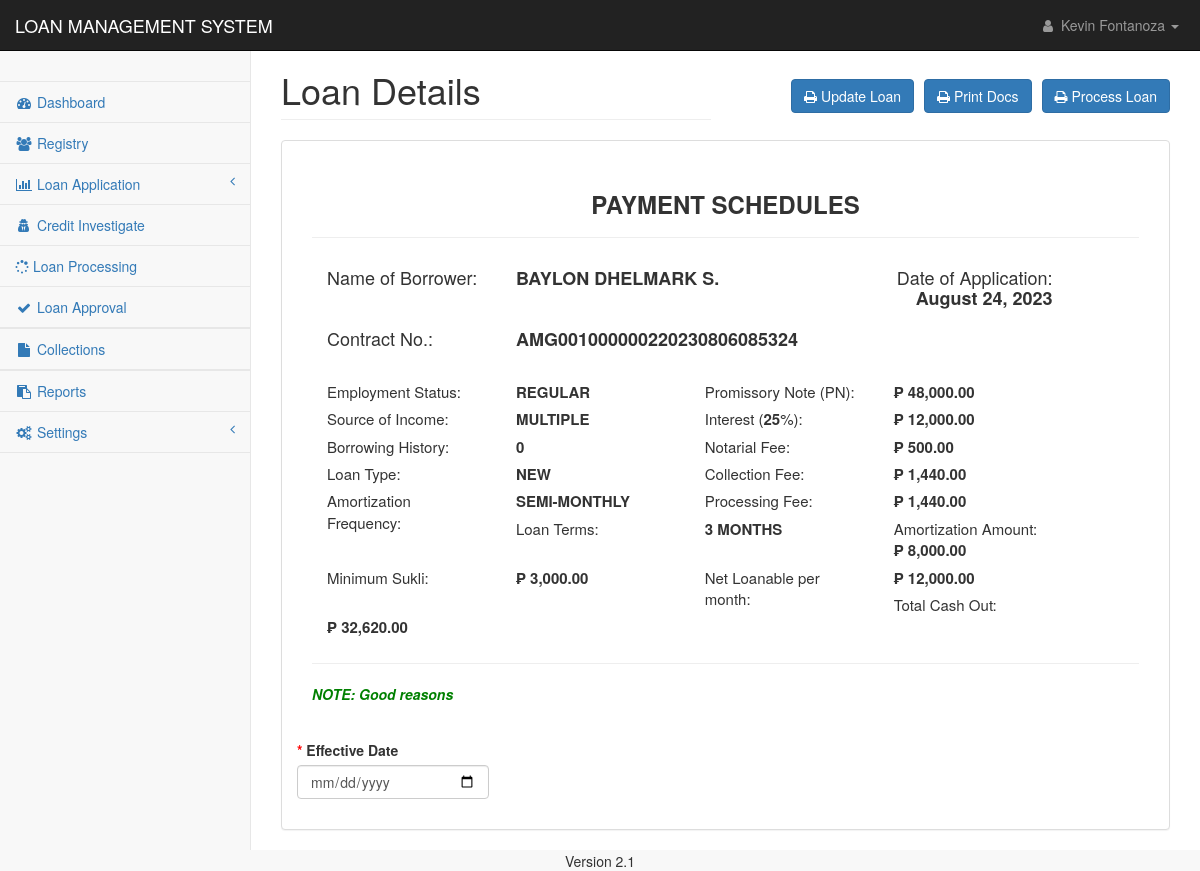
/pages/contract_signing.php?id=AMG0010000002&cn=AMG001000000220230806085324 (signed in), run on an earlier commit of the app's database.
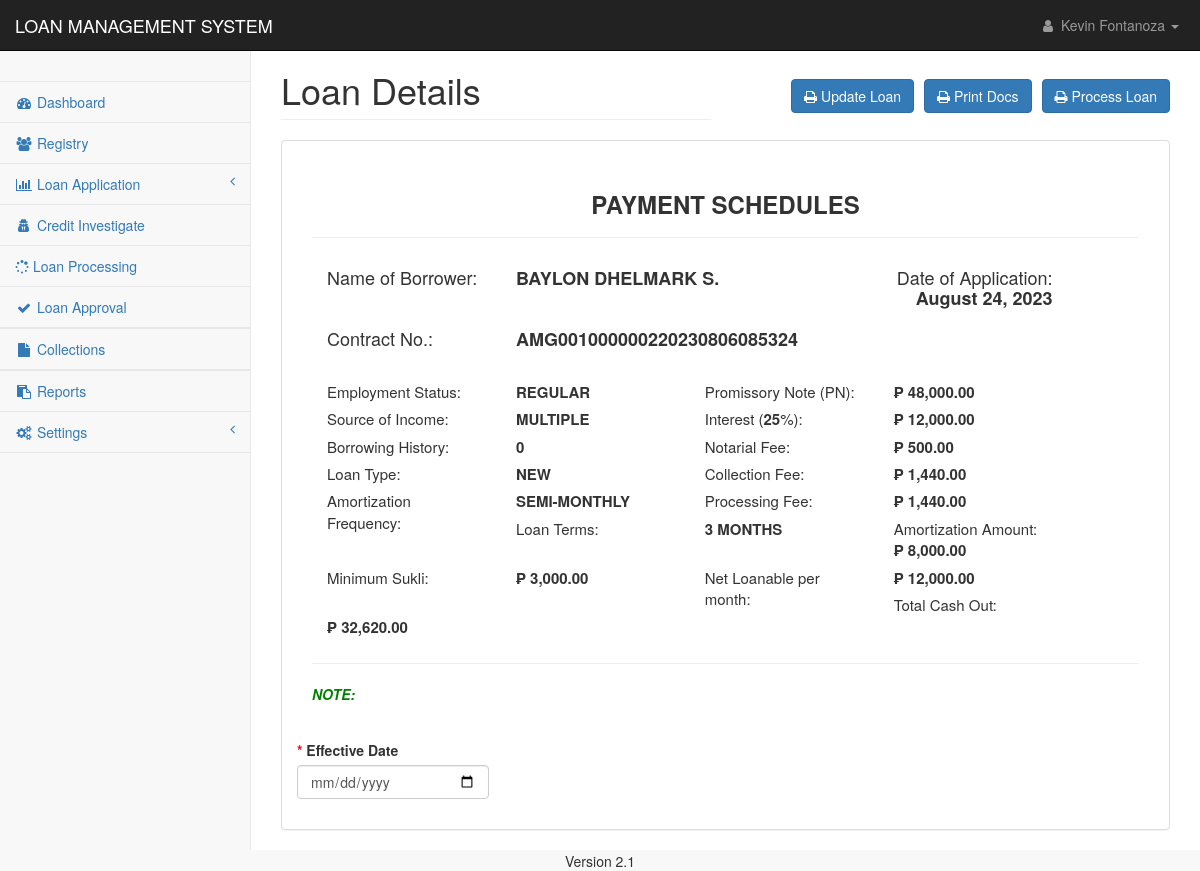
And on a later commit of the database.
### tables this page shows
CREATE TABLE `loan_applications` (
  `loan_id` int(11) NOT NULL,
  `contract_no` text NOT NULL,
  `client_id` text NOT NULL,
  `loan_type` int(11) NOT NULL,
  `loan_duration` int(11) NOT NULL,
  `loan_amount` double NOT NULL,
  `interest_amount` double NOT NULL,
  `other_fee` double NOT NULL,
  `total_cashout` double NOT NULL,
  `monthly_amortization` int(11) NOT NULL,
  `mop` text NOT NULL,
  `ob` double NOT NULL,
  `udi_percentage` int(11) NOT NULL,
  `udi_value` double NOT NULL,
  `interest_percentage` int(11) NOT NULL,
  `application_date` datetime NOT NULL DEFAULT current_timestamp(),
  `ci_status` int(11) NOT NULL,
  `ci_by` text NOT NULL,
  `ci_remarks` text NOT NULL,
  `ci_date` datetime DEFAULT NULL,
  `approval` int(11) NOT NULL,
  `processed_by` text NOT NULL,
  `date_flagged` datetime DEFAULT NULL,
  `remarks` text NOT NULL,
  `paid` int(11) NOT NULL,
  `loan_status` text NOT NULL,
  `process_status` int(11) NOT NULL,
  `effective_date` date NOT NULL
);

### pages/mvc/model/dbcon.mod.php (called while the page is built)
<?php
Class DbCon {
	Private $host = "localhost";
	Private $user = "root";
	Private $pwd = "";
	Private $dbName = "amigo";
	Protected function connect(){
		$dsn = 'mysql:host=' . $this->host . ';dbname=' . $this->dbName;
		$pdo = new PDO($dsn, $this->user, $this->pwd);
		$pdo->setAttribute(PDO::ATTR_DEFAULT_FETCH_MODE, PDO::FETCH_ASSOC);
		return $pdo;
    }
}

### pages/mvc/model/sched.mod.php (called while the page is built, shortened)
<?php
class Schedule extends DbCon {
    public $amortFrequency;
    public $duration;
    public $startDate;
    public $addDate;
    public $amortAmount;
    public $principal;
    public $mop;
    public function __construct(String $id){
        $sql = "SELECT *  FROM loan_applications WHERE contract_no= ? AND paid=0";
        $stmt = $this->connect()->prepare($sql);
        $stmt->execute([$id]);
        $result = $stmt->fetch();
        $defaultMsg = "Successfully Reviewed by CI";
        $this->amortFrequency = $result['mop']??null;
        $this->duration = $result['loan_duration']??null;
        $this->amortAmount = $result['monthly_amortization']??null;
        $this->principal = $result['loan_amount']??null;
        $this->notarial = $result['other_fee']??null;
        $this->interestPer = $result['udi_percentage']??null;
        $this->interestVal = $result['udi_value']??null;
        $this->loanType = $result['loan_type']??null;
        $this->mop = $result['mop']??null;
        $this->applicationDate = $result['application_date']??null;
        $this->applicationDate = date_format(new DateTime($this->applicationDate), "F d, Y ");
        $this->ciRemarks = $result['ci_remarks']??$defaultMsg;
        $this->cashOut = $result['total_cashout']??null;
    }
    public function loadTable(){
        $content = "<div class='table-responsive'>
        <table class='table table-striped table-bordered table-hover'
            id='dataTables-example'>
            <thead>
                <tr>
                    <th>Payment No.</th>
                    <th>DATE</th>
                    <th>AMOUNT</th>
                </tr>
            </thead>
            <tbody>
                ".$this->loadTableRow()."
            </tbody>
        </table>
        </div>";
        return $content;
    }
    private function loadTableRow(){
        $content = "";
        $date = new DateTime($this->startDate);
        if($this->mop == 1){
            $newDuration = $this->duration;
        }else if($this->mop == 2){
            $newDuration = $this->duration * 2;
        }else if($this->mop == 3){
            $newDuration = $this->duration * 4;
        }
        for($index = 0; $index < $newDuration; $index++){
            date_add($date, date_interval_create_from_date_string($this->addDate." days"));
            $content .= "<tr>
                <td>".($index+1)."</td>
                <td>".date_format($date, "F d, Y")."</td>
                <td class='text-right'><strong>₱ ".number_format($this->amortAmount, 2)."</strong></td>
            </tr>";
        }
        $content .= "<tr>
        <td></td>
        <td class='text-right'><strong>TOTAL</strong></td>
        <td class='text-right' style='color:red'><strong>₱ ".number_format($this->principal, 2)."</strong></td>
        </tr>";
        return $content;
    }
    private function mop(){
        if($this->amortFrequency == 1){
            $this->amortFrequency = "MONTH";
            $this->addDate = 30;
        }else if($this->amortFrequency == 2){
            $this->amortFrequency = "SEMI-MONTH";
            $this->addDate = 15;
        }else if($this->amortFrequency == 3){
            $this->amortFrequency = "WEEK";
            $this->addDate = 7;
        }
    }
}

### pages/contract_signing.php (the view, shortened to what the changed rows need)
<?php
include('../config/conn.php');
include 'mvc/model/sched.mod.php';
$sched = new Schedule($_GET['cn']);
if(isset($_GET['id'])){
    $cid = $_GET['id'];
}else{
}
?>
<!DOCTYPE html>
<html lang="en">
<head>
    <link href="../css/bootstrap.min.css" rel="stylesheet">
    <link href="../css/metisMenu.min.css" rel="stylesheet">
    <link href="../css/startmin.css" rel="stylesheet">
    <link href="../css/toast/beautyToast.css" rel="stylesheet">
    <link href="../css/loader.css" rel="stylesheet">
    <link href="../css/font-awesome.min.css" rel="stylesheet" type="text/css">
</head>
<body>
    <div id="wrapper">
        <div id="page-wrapper">
            <div class="container-fluid">
                <div class="row">
                    <div class="col-lg-6">
                        <h1 class="page-header">Loan Details</h1>
                    </div>
                    <div class="col-lg-6 text-right">
                        <br>
                        <h1>
                            <button class="btn btn-md btn-primary" type="button" id="reasses"
                                class="btn btn-lg btn-primary"><i class="fa fa-print"></i> Update Loan </button>
                            <button class="btn btn-md btn-primary" type="button" id="print"
                                class="btn btn-lg btn-primary"><i class="fa fa-print"></i> Print Docs</button>
                            <button class="btn btn-md btn-primary" type="button" onclick="process()"
                                class="btn btn-lg btn-primary"><i class="fa fa-print"></i> Process Loan</button>
                        </h1>
                    </div>
                </div>
                <div class="row">
                    <div class="col-lg-12">
                        <div class="panel tabbed-panel panel-default">
                            <div class="panel-body">
                                <div class="tab-content">
                                    <div class="tab-pane fade in active" id="tab-default-1">
                                        <div class="panel-body">
                                            <div class="row">
                                                <?php
                                                     $applicant = "SELECT * FROM applicants_personal WHERE applicant_code = '$cid'";
                                                     $applcaintQuery = mysqli_query($con,$applicant);
                                                     if(mysqli_num_rows($applcaintQuery) > 0){
                                                     while($rowApp = mysqli_fetch_assoc($applcaintQuery)) {
                                                    ?>
                                                <div class="col-lg-11">
                                                    <div class="col-lg-3">
                                                        <h4>Name of Borrower:</h4>
                                                    </div>
                                                    <div class="col-lg-6">
                                                        <h4>
                                                            <b><?php echo $rowApp['lastname']." ".$rowApp['firstname']." ".$rowApp['middlename']; ?></b>
                                                        </h4>
                                                    </div>
                                                    <div class="col-lg-3" align="right">
                                                        <h4>Date of Application:
                                                            <b><?= $sched->applicationDate ?></b>
                                                        </h4>
                                                    </div>
                                                    <div class="col-lg-3">
                                                        <h4>Contract No.:</h4>
                                                    </div>
                                                    <div class="col-lg-3">
                                                        <h4><b><?php echo $_GET['cn'] ?></b></h4>
                                                    </div>
                                                </div>
                                                <?php
                                                        }
                                                    }
                                                    ?>
                                                <br><br>
                                                <div class="col-lg-11" style="font-size:15px;"><br>
                                                    <div class="col-lg-3"><label id='promissory_note'>₱
                                                            <?php echo number_format(floatval($sched->principal), 2); ?></label>
                                                    </div>
                                                    <div class="col-lg-3">Interest (<label
                                                            id='interest_percent'><?=$sched->interestPer?></label>%):
                                                    </div>
                                                    <div class="col-lg-3"><label id='udi_value'>₱
                                                            <?php echo number_format(floatval($sched->interestVal), 2); ?>
                                                    </div>
                                                    <div class="col-lg-3"><label>₱
                                                            <?php echo number_format(floatval($sched->notarial), 2); ?></label>
                                                    </div>
                                                    <div class="col-lg-3"><label
                                                            id='loan_terms'><?php echo $sched->duration.' MONTHS'; ?></label>
                                                    </div>
                                                    <div class="col-lg-3"><label id='amortization_amount'>₱
                                                            <?php echo number_format(floatval($sched->amortAmount), 2); ?></label>
                                                    </div>
                                                    <div class="col-lg-3"><label id="cash_out">₱
                                                            <?php echo number_format(floatval($sched->cashOut), 2); ?></label>
                                                    </div>
                                                </div>
                                                <div class="col-lg-12" align="left"><b><i style="color:green;">NOTE:
                                                            <?= $sched->ciRemarks ?></i></b><br><br>
                                                </div>
                                            </div>
                                        </div>
                                    </div>
                                </div>
                            </div>
                        </div>
                    </div>
                </div>
            </div>
        </div>
    </div>
</body>
</html>

What changed in the data, as far as the page shows it:
changed loan_applications: ci_remarks "Good reasons" → (not shown)
